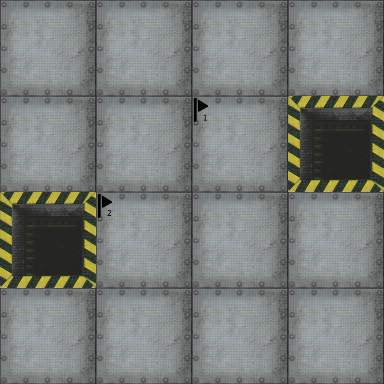

This game map was drawn from its Tiled (.tmx) file and the tilesets committed beside it. A one-line description and the full map source follow:
An orthogonal 4x4 tile map with 96x96 px tiles, 3 tile layers (Floor, Pit, Checkpoints).

<map version="1.2" tiledversion="1.2.2" orientation="orthogonal" renderorder="right-up" width="4" height="4" tilewidth="96" tileheight="96" infinite="0" nextlayerid="5" nextobjectid="1">
 <tileset firstgid="1" source="../RoboRallyTiles.tsx" />
 <layer id="2" name="Floor" width="4" height="4" locked="1">
  <data encoding="csv">
5,5,5,5,
5,5,5,79,
79,5,5,5,
5,5,5,5
</data>
 </layer>
 <layer id="3" name="Pit" width="4" height="4" locked="1">
  <data encoding="csv">
0,0,0,0,
0,0,0,6,
6,0,0,0,
0,0,0,0
</data>
 </layer>
 <layer id="4" name="Checkpoints" width="4" height="4" locked="1">
  <data encoding="csv">
79,0,0,0,
79,79,49,0,
79,56,0,0,
79,79,0,0
</data>
 </layer>
</map>
